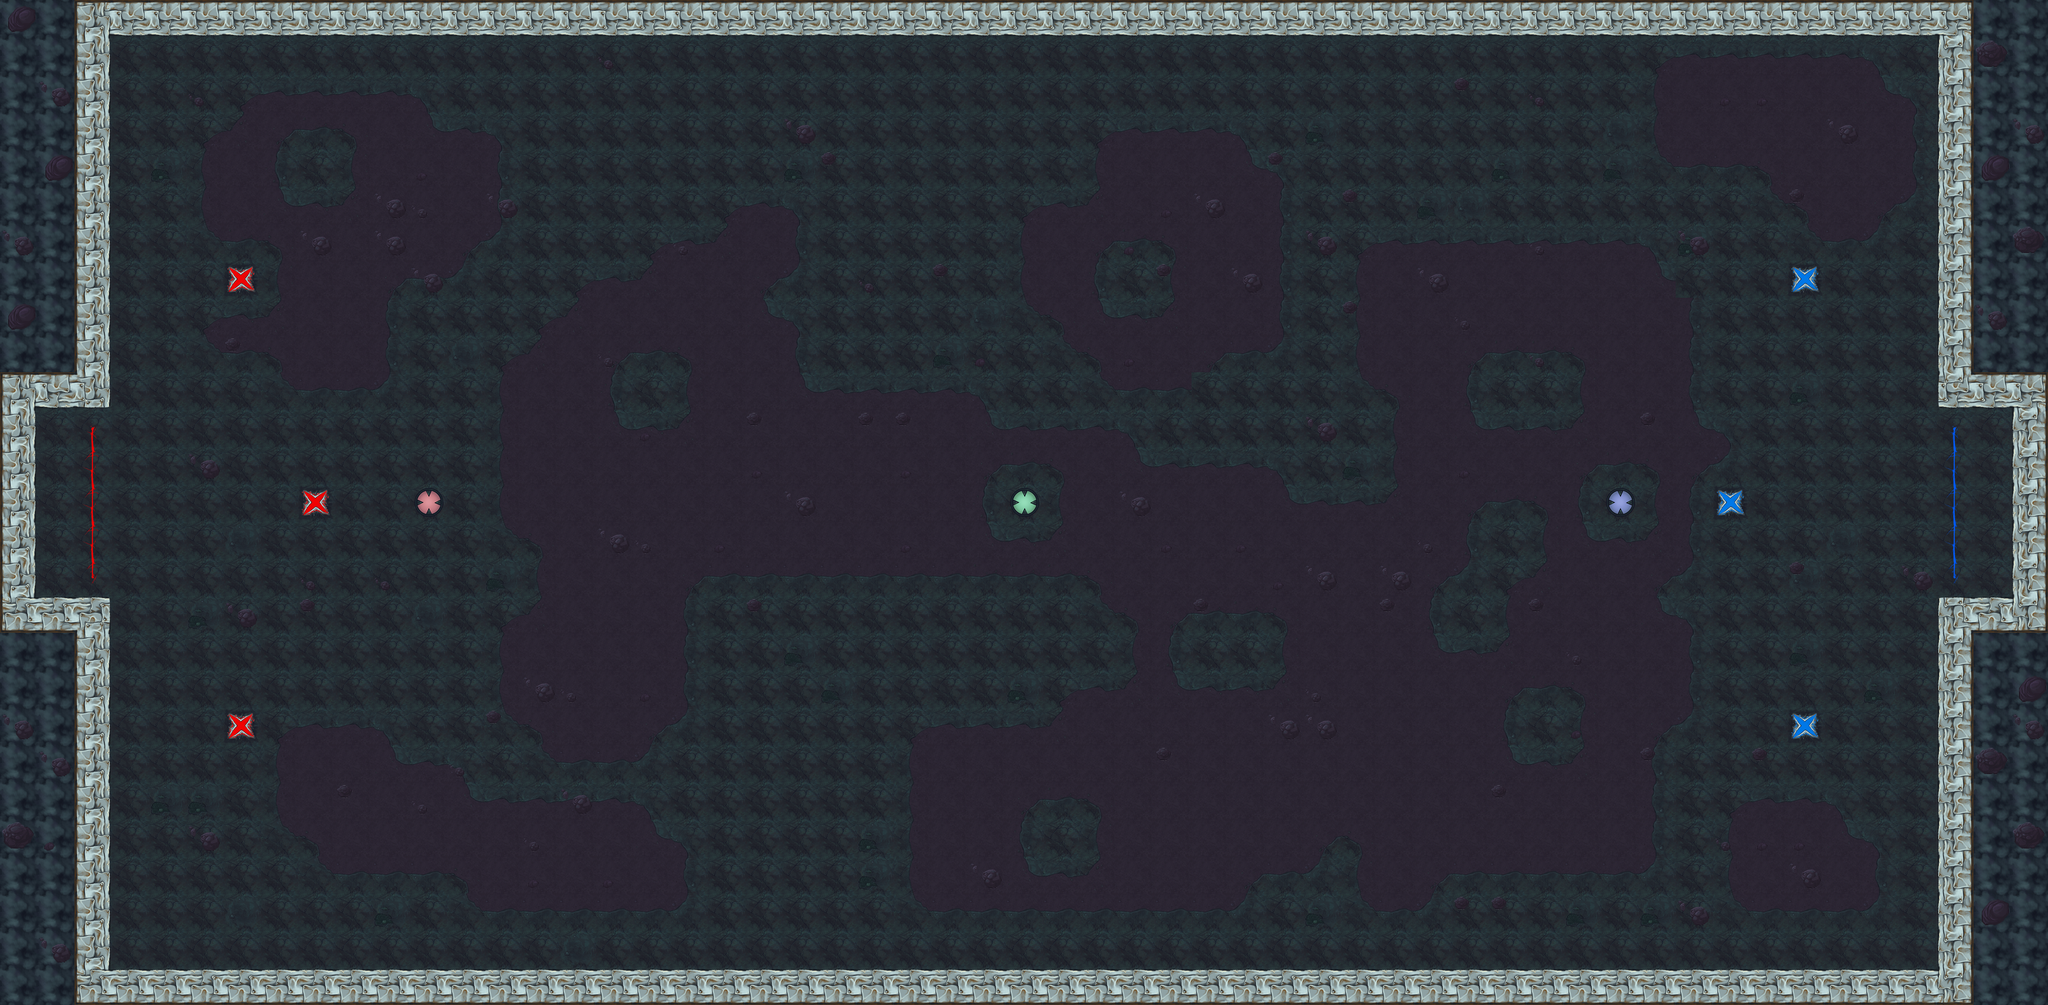

Tiled map render using the project's own tile images. Description and the map definition, with tile-layer contents summarised, below:
An orthogonal 55x27 tile map with 64x64 px tiles, 2 tile layers (Kachelebene 1, Ambient), 7 tilesets and 22 objects (3x redSpawn, 3x redM, 3x blueM, 2x blueSpawn, redBSpawn, ...).

<map version="1.0" orientation="orthogonal" renderorder="right-down" width="55" height="27" tilewidth="64" tileheight="64" nextobjectid="119">
 <tileset firstgid="1" source="playgroundTileset.tsx" />
 <tileset firstgid="13" source="Bande_Tileset.tsx" />
 <tileset firstgid="28" source="balls_and_magnets.tsx" />
 <tileset firstgid="38" source="tileset_ground_SpawnsAndArea.tsx" />
 <tileset firstgid="50" source="Krater.tsx" />
 <tileset firstgid="66" source="Sanboden.tsx" />
 <tileset firstgid="84" name="Goal_Spawn" tilewidth="64" tileheight="64" tilecount="15">
  <image source="Goal_Spawn.png" width="320" height="192" />
  <tile id="0">
   <properties>
    <property name="Entitytype" value="PlayerSpawn" />
    <property name="Team" value="0" />
   </properties>
  </tile>
  <tile id="1">
   <properties>
    <property name="Entitytype" value="PlayerSpawn" />
    <property name="Team" value="1" />
   </properties>
  </tile>
 </tileset>
 <layer name="Kachelebene 1" width="55" height="27">
  <data>[1485 cells, 1485 non-empty, 46 distinct tile ids]</data>
 </layer>
 <layer name="Ambient" width="55" height="27">
  <data>[1485 cells, 119 non-empty, 6 distinct tile ids]</data>
 </layer>
 <objectgroup name="Spawn">
  <object id="100" name="redSpawn" gid="85" x="512" y="896" width="64" height="64" />
  <object id="101" name="redSpawn" gid="85" x="384" y="512" width="64" height="64" />
  <object id="102" name="redSpawn" gid="85" x="384" y="1280" width="64" height="64" />
  <object id="103" name="redBSpawn" gid="49" x="704" y="896" width="64" height="64" />
  <object id="104" name="neutralBSpawn" gid="41" x="1728" y="896" width="64" height="64" />
  <object id="105" name="blueBSpawn" gid="48" x="2752" y="896" width="64" height="64" />
  <object id="106" name="blueSpawn" gid="84" x="2944" y="896" width="64" height="64" />
  <object id="107" name="blueSpawn" gid="84" x="3072" y="1280" width="64" height="64" />
 </objectgroup>
 <objectgroup name="Goals">
  <object id="109" name="blueGoal" x="3348" y="675" width="152" height="375">
   <properties>
    <property name="Entitytype" value="goal" />
    <property name="Team" value="0" />
   </properties>
  </object>
  <object id="110" name="redGoal" x="20" y="675" width="152" height="375">
   <properties>
    <property name="Entitytype" value="goal" />
    <property name="Team" value="1" />
   </properties>
  </object>
 </objectgroup>
 <objectgroup name="Magnet">
  <object id="77" name="redM" gid="36" x="1728" y="320" width="64" height="64" />
  <object id="78" name="blueM" gid="37" x="1728" y="1472" width="64" height="64" />
  <object id="79" name="redM" gid="36" x="576" y="640" width="64" height="64" />
  <object id="80" name="blueM" gid="37" x="2880" y="1152" width="64" height="64" />
  <object id="81" name="redM" gid="36" x="2368" y="1344" width="64" height="64" />
  <object id="82" name="blueM" gid="37" x="1088" y="448" width="64" height="64" />
 </objectgroup>
 <objectgroup name="GoalParticle">
  <object id="113" x="178" y="688" width="13" height="15">
   <properties>
    <property name="Entitytype" value="goal_particles_br" />
    <property name="Team" value="1" />
   </properties>
   <ellipse />
  </object>
  <object id="114" x="179" y="1026" width="13" height="11">
   <properties>
    <property name="Entitytype" value="goal_particles_tr" />
    <property name="Team" value="1" />
   </properties>
   <ellipse />
  </object>
  <object id="115" x="3331" y="687" width="8" height="13">
   <properties>
    <property name="Entitytype" value="goal_particles_bl" />
    <property name="Team" value="0" />
   </properties>
   <ellipse />
  </object>
  <object id="116" x="3329" y="1025" width="13" height="17">
   <properties>
    <property name="Entitytype" value="goal_particles_tl" />
    <property name="Team" value="0" />
   </properties>
   <ellipse />
  </object>
 </objectgroup>
 <objectgroup name="Lights">
  <object id="117" x="63" y="704">
   <properties>
    <property name="Entitytype" value="Chainlight" />
    <property name="color" value="F00303" />
    <property name="direction" value="-1" />
   </properties>
   <polyline points="0,0 1,320" />
  </object>
  <object id="118" x="3455" y="705">
   <properties>
    <property name="Entitytype" value="Chainlight" />
    <property name="color" value="0078E8" />
    <property name="direction" value="1" />
   </properties>
   <polyline points="0,0 0,319" />
  </object>
 </objectgroup>
</map>
